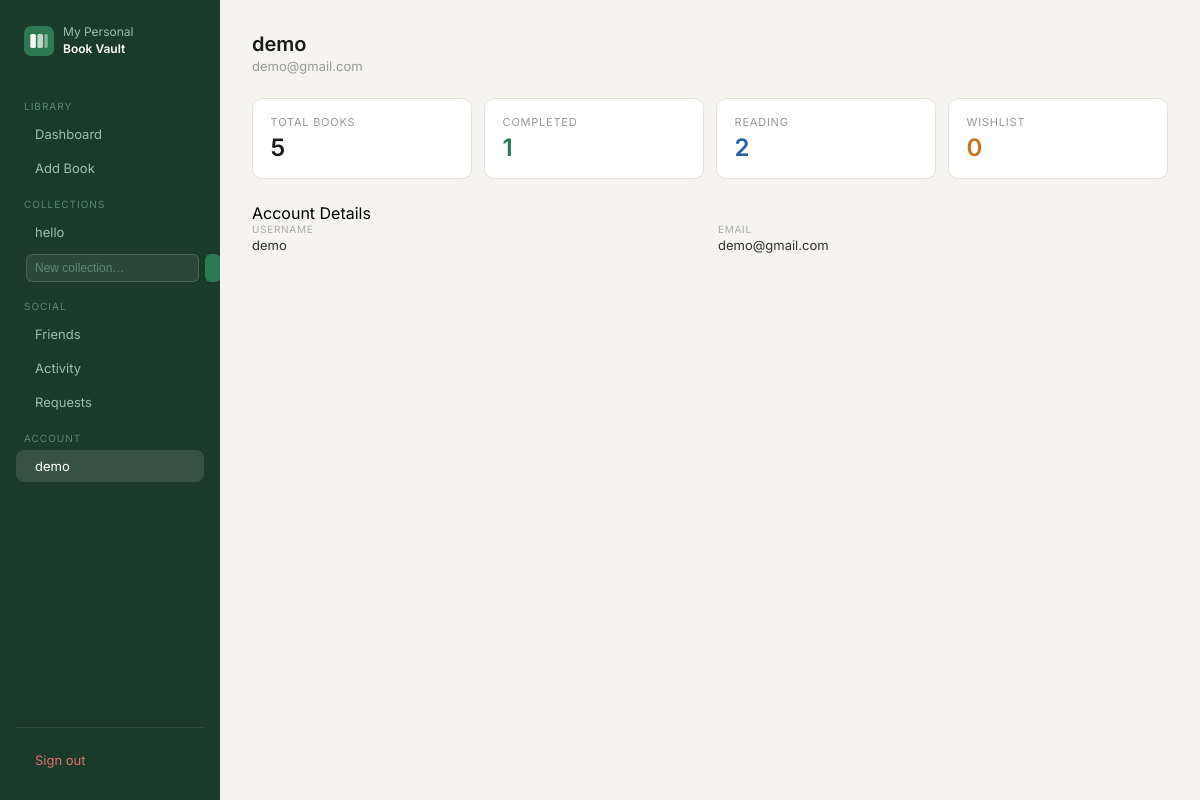
Page /book/profile (signed in) on the committed database.
### app/blueprints/collection/modules.py (models this page shows, shortened)
class Collection(db.Model):
    __tablename__="collection"
    cid=db.Column(db.Integer,primary_key=True)
    pid=db.Column(db.Integer,db.ForeignKey("credential.pid"),nullable=False)
    collection_name=db.Column(db.String(100),nullable=False)
    create_at=db.Column(db.DateTime,default=datetime.utcnow)
    user_books = db.relationship("Userbook", back_populates="collection")
    __table_args__=(db.UniqueConstraint("pid","collection_name",name="unique_collection"),)

### app/blueprints/auth/modules.py (models this page shows, shortened)
class Credential(db.Model,UserMixin):
    __tablename__='credential'
    pid=db.Column(db.Integer,primary_key=True)
    email=db.Column(db.String(255),nullable=False,unique=True)
    username=db.Column(db.String(100),nullable=False,unique=True)
    password=db.Column(db.String(100),nullable=False)
    history = db.relationship("History",  back_populates="user")
    user_books = db.relationship("Userbook", back_populates="user")

### app/blueprints/book/routes.py (the view)
@book.route('/profile')
@login_required
def profile():
    total     = Userbook.query.filter_by(pid=current_user.pid).count()
    completed = Userbook.query.filter_by(pid=current_user.pid, status="Completed").count()
    reading   = Userbook.query.filter_by(pid=current_user.pid, status="Reading").count()
    wishlist  = Userbook.query.filter_by(pid=current_user.pid, status="Wishlist").count()
    return render_template("book/profile.html",
                           total=total, completed=completed,
                           reading=reading, wishlist=wishlist)

### app/blueprints/book/templates/book/profile.html (shortened to what this page needs)
{% extends "book/base.html" %}
{% block content %}
<div class="page-header">
  <div>
    <h1 class="page-title">{{ current_user.username }}</h1>
    <p class="page-sub">{{ current_user.email }}</p>
  </div>
</div>
<div class="stats">
  <div class="stat-card">
    <p class="stat-label">Total Books</p>
    <p class="stat-val">{{ total }}</p>
  </div>
  <div class="stat-card">
    <p class="stat-label">Completed</p>
    <p class="stat-val green">{{ completed }}</p>
  </div>
  <div class="stat-card">
    <p class="stat-label">Reading</p>
    <p class="stat-val blue">{{ reading }}</p>
  </div>
  <div class="stat-card">
    <p class="stat-label">Wishlist</p>
    <p class="stat-val amber">{{ wishlist }}</p>
  </div>
</div>
<div class="form-wrap" style="margin-top:1.5rem;">
  <p class="form-title">Account Details</p>
  <div class="book-details-grid">
    <div class="book-detail-item">
      <span class="detail-label">Username</span>
      <span>{{ current_user.username }}</span>
    </div>
    <div class="book-detail-item">
      <span class="detail-label">Email</span>
      <span>{{ current_user.email }}</span>
    </div>
  </div>
</div>
{% endblock %}

### app/blueprints/book/templates/book/base.html (shortened to what this page needs)
<!DOCTYPE html>
<html lang="en">
<head>
  <link rel="stylesheet" type="text/css" href="/css/style.css">
  <link rel="stylesheet" href="https://cdn.jsdelivr.net/npm/@tabler/icons-webfont@latest/tabler-icons.min.css">
</head>
<body class="app-body">
  <div class="app-layout">
    <aside class="sidebar">
      <div class="sidebar-brand">
        <span class="sidebar-brand-name">My Personal<br><strong>Book Vault</strong></span>
      </div>
      <span class="nav-section">Library</span>
      <a href="{{ url_for('book.home') }}"
         class="nav-item {% if request.endpoint == 'book.home' %}active{% endif %}">
         Dashboard
      </a>
      <a href="{{ url_for('book.book_add') }}"
         class="nav-item {% if request.endpoint == 'book.book_add' %}active{% endif %}">
         Add Book
      </a>
      <span class="nav-section">Collections</span>
{% for col in collections %}
<a href="{{ url_for('collection.collection_detail', cid=col.cid) }}"
   class="nav-item {% if request.endpoint == 'collection.collection_detail' and request.view_args.get('cid')|int == col.cid %}active{% endif %}">
   {{ col.collection_name }}
</a>
{% else %}
<span class="nav-empty">No collections yet</span>
{% endfor %}
<form method="POST" action="{{ url_for('collection.create_collection') }}" style="padding: 4px 10px;">
  <div class="input-wrap" style="display:flex;gap:6px;">
    <input type="text" name="collection_name" placeholder="New collection…"
           class="nav-input" required>
    <button type="submit" class="nav-create-btn">
    </button>
  </div>
</form>
<span class="nav-section">Social</span>
<a href="{{ url_for('friends.friends_list') }}"
   class="nav-item {% if request.endpoint and request.endpoint.startswith('friends.') %}active{% endif %}">
   Friends
</a>
<a href="{{ url_for('friends.activity_feed') }}"
   class="nav-item {% if request.endpoint == 'friends.activity_feed' %}active{% endif %}">
   Activity
</a>
<a href="{{ url_for('friends.requests_page') }}"
   class="nav-item {% if request.endpoint == 'friends.requests_page' %}active{% endif %}">
   Requests
</a>
      <span class="nav-section">Account</span>
<a href="{{ url_for('book.profile') }}"
   class="nav-item {% if request.endpoint == 'book.profile' %}active{% endif %}">
  {{ current_user.username }}
</a>
      <div class="sidebar-footer">
        <a href="{{ url_for('book.logout') }}" class="nav-item nav-item-danger">
           Sign out
        </a>
      </div>
    </aside>
    <main class="main-content">
      {% block content %}{% endblock %}
    </main>
  </div>
</body>
</html>

### app/static/css/style.css (style rules this page uses)
*, *::before, *::after { box-sizing: border-box; margin: 0; padding: 0; }
body { font-family: 'Inter', system-ui, sans-serif; background: linear-gradient(135deg, #e8f5f0 0%, #f0f4f8 50%, #eaf0f8 100%); min-height: 100vh; -webkit-font-smoothing: antialiased; }
.input-wrap { position: relative; }
.page-header { display: flex; align-items: center; justify-content: space-between; margin-bottom: 1.5rem; }
.page-title { font-size: 20px; font-weight: 600; color: #1a1a1a; }
.page-sub { font-size: 13px; color: #999; margin-top: 2px; }
.stats { display: grid; grid-template-columns: repeat(4, 1fr); gap: 12px; margin-bottom: 1.25rem; }
.stat-card { background: #fff; border-radius: 10px; border: 0.5px solid #e2e0d8; padding: 1rem 1.1rem; }
.stat-label { font-size: 11px; color: #999; text-transform: uppercase; letter-spacing: 0.07em; margin-bottom: 4px; }
.stat-val { font-size: 24px; font-weight: 600; color: #1a1a1a; }
.stat-val.green { color: #2d7a52; }
.stat-val.amber { color: #c07a20; }
.stat-val.blue { color: #2860a8; }
.app-body { background: #f5f4f0; margin: 0; min-height: 100vh; }
.app-layout { display: flex; min-height: 100vh; }
.sidebar { width: 220px; flex-shrink: 0; background: #1a3a2a; padding: 1.5rem 1rem; display: flex; flex-direction: column; gap: 2px; position: fixed; top: 0; left: 0; height: 100vh; overflow-y: auto; }
.sidebar-brand { display: flex; align-items: center; gap: 9px; margin-bottom: 1.75rem; padding: 0 0.5rem; }
.sidebar-brand-name { font-size: 12px; font-weight: 400; color: #9dbfad; line-height: 1.4; }
.sidebar-brand-name strong { color: #fff; font-weight: 600; }
.nav-section { font-size: 10px; color: #5a8a6a; text-transform: uppercase; letter-spacing: 0.1em; padding: 0.75rem 0.5rem 0.25rem; }
.nav-item { display: flex; align-items: center; gap: 9px; padding: 8px 10px; border-radius: 8px; font-size: 13px; color: #9dbfad; text-decoration: none; transition: background 0.15s, color 0.15s; }
.nav-item.active { background: rgba(255,255,255,0.12); color: #fff; }
.nav-item-danger { color: #e07070; }
.sidebar-footer { margin-top: auto; border-top: 0.5px solid rgba(255,255,255,0.08); padding-top: 1rem; }
.main-content { margin-left: 220px; flex: 1; padding: 2rem; min-height: 100vh; }
.book-details-grid { display: grid; grid-template-columns: repeat(2, 1fr); gap: 8px 16px; margin-bottom: 0.75rem; }
.book-detail-item { display: flex; flex-direction: column; gap: 2px; }
.detail-label { font-size: 10px; color: #aaa; text-transform: uppercase; letter-spacing: 0.07em; }
.book-detail-item span:last-child { font-size: 13px; color: #333; }
.nav-input { flex: 1; background: rgba(255,255,255,0.08); border: 0.5px solid rgba(255,255,255,0.15); border-radius: 6px; padding: 6px 8px; font-size: 12px; color: #fff; outline: none; }
.nav-input::placeholder { color: #5a8a6a; }
.nav-create-btn { background: #2d7a52; border: none; border-radius: 6px; color: #fff; padding: 6px 8px; cursor: pointer; font-size: 13px; }

### rows in the picture
Collection: collection_name "hello"
Credential: username "demo", email "demo@gmail.com"

### other values in the picture
{{ total }} "5"
{{ completed }} "1"
{{ reading }} "2"
{{ wishlist }} "0"
